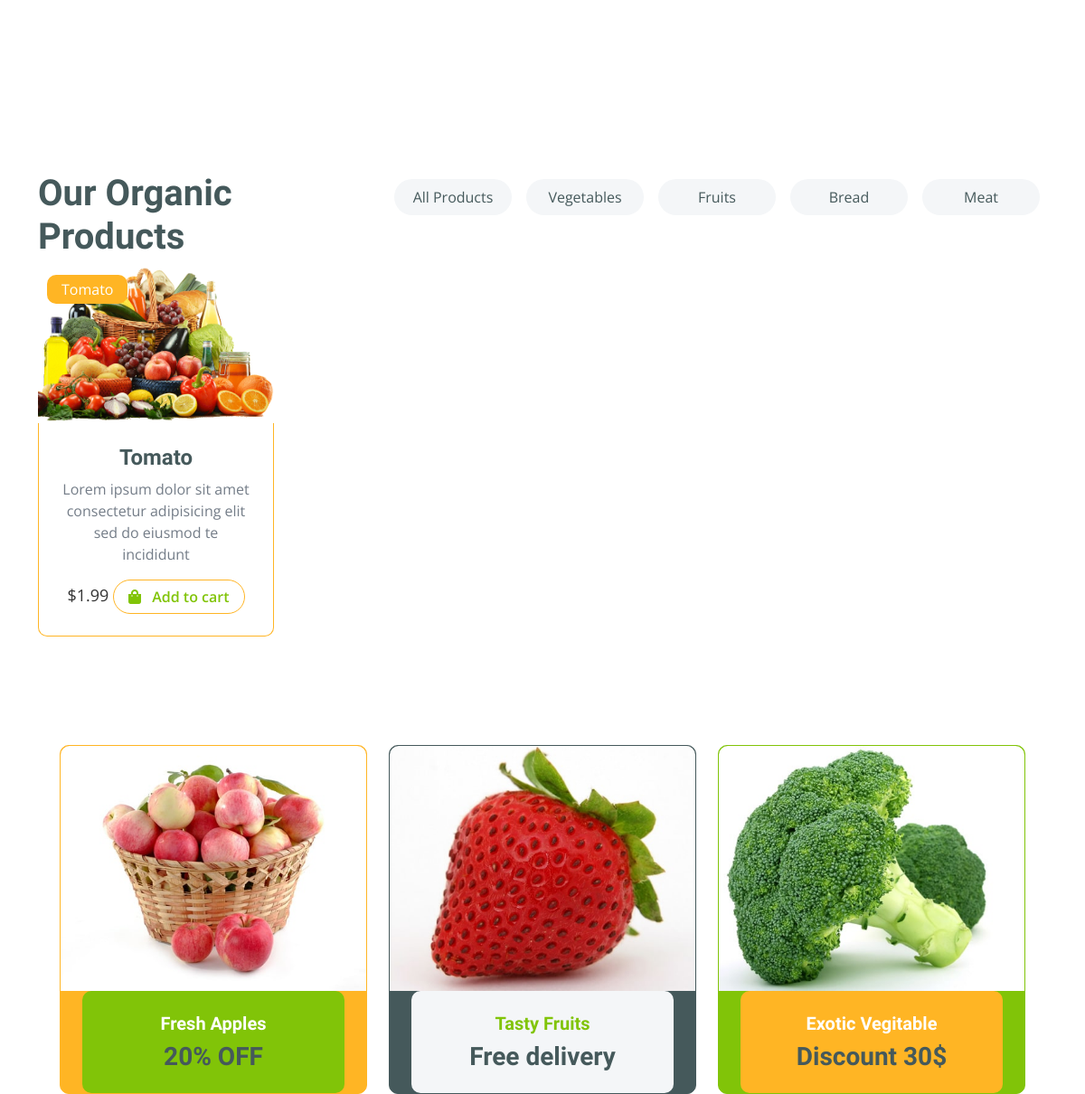
/ (middle part), run on an earlier commit of the app's database.
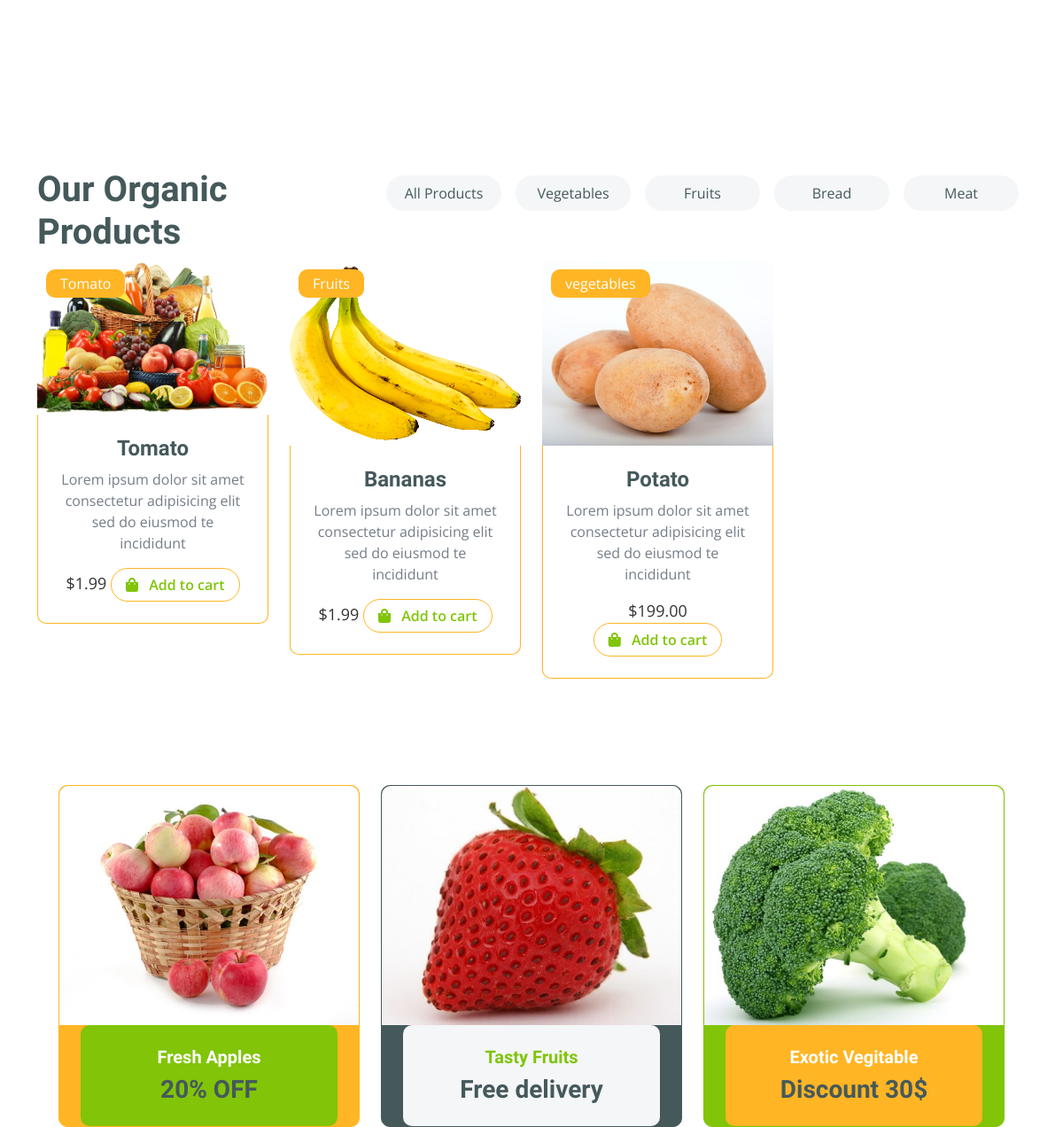
And on a later commit of the database.
### core/models.py (models this page shows, shortened)
class Product(models.Model):
    pid = ShortUUIDField(unique=True, length=10,max_length=20,prefix="cat",alphabet="sbjahdnck")
    title = models.CharField(max_length=100,default="Tomato")
    image = models.ImageField(upload_to=user_directory_path, default="vegetable-item-1.jpg")
    description = models.TextField(null=True, blank=True, default="This is the product")
    user = models.ForeignKey(User,on_delete=models.SET_NULL,null=True)
    category = models.ForeignKey(Category,on_delete=models.SET_NULL,null=True,related_name="category")
    price = models.DecimalField(max_digits=9999999999,decimal_places=2,default=1.99)
    old_price = models.DecimalField(max_digits=9999999999,decimal_places=2,default=1.99)
    specifications = models.TextField(null=True, blank=True)
    product_status = models.CharField(choices=STATUS, max_length=10,default="in_review")
    status = models.BooleanField(default=True)
    in_stock = models.BooleanField(default=True)
    featured = models.BooleanField(default=True)
    digital = models.BooleanField(default=True)
    sku = ShortUUIDField(unique=True, length=4, max_length=10, prefix = "sku", alphabet = "1234567890")
    date = models.DateTimeField(auto_now_add=True)
    updated = models.DateTimeField(null=True, blank=True)
    class Meta:
        verbose_name_plural = "Products"

class Category(models.Model):
    cid = ShortUUIDField(unique=True, length=10,max_length=20,prefix="cat",alphabet="sbjahdnck")
    title = models.CharField(max_length=100)
    image = models.ImageField(upload_to="category")
    class Meta:
        verbose_name_plural = "categories"
    def __str__(self):
       return self.title

### core/views.py (the view)
# urls.py: path("", views.index, name='index'),
def index(request):
    products = Product.objects.filter(product_status="published",featured=True)
    context = {
        "products":products
    }
    return  render(request,"core/index.html",context)

### templates/core/index.html (shortened to what the changed rows need)
{% extends 'partials/base.html'%}
{%load static %}
{% block content %}
        <div class="container-fluid fruite py-5">
            <div class="container py-5">
                <div class="tab-class text-center">
                    <div class="row g-4">
                        <div class="col-lg-4 text-start">
                            <h1>Our Organic Products</h1>
                        </div>
                    </div>
                    <div class="tab-content">
                        <div id="tab-1" class="tab-pane fade show p-0 active">
                            <div class="row g-4">
                                <div class="col-lg-12">
                                    <div class="row g-4">
                                        {% for p in products %}
                                        <div class="col-md-6 col-lg-4 col-xl-3">
                                            <div class="rounded position-relative fruite-item">
                                                <div class="fruite-img">
                                                    <img src="{{p.image.url}}" class="img-fluid w-100 rounded-top" alt="">
                                                </div>
                                                <div class="text-white bg-secondary px-3 py-1 rounded position-absolute" style="top: 10px; left: 10px;">{{p.category}}</div>
                                                <div class="p-4 border border-secondary border-top-0 rounded-bottom">
                                                    <h4>{{p.title}}</h4>
                                                    <p>Lorem ipsum dolor sit amet consectetur adipisicing elit sed do eiusmod te incididunt</p>
                                                    <div class="product-price">
                                                      <span>${{p.price}}</span>
                                                        <a href="#" class="btn border border-secondary rounded-pill px-3 text-primary"><i class="fa fa-shopping-bag me-2 text-primary"></i> Add to cart</a>
                                                    </div>
                                                </div>
                                            </div>
                                        </div>
                                        {% endfor %}
{% endblock content %}

What changed in the data, as far as the page shows it:
added Product: image (picture), category "Fruits", title "Bananas", price "1.99"
added Product: image (picture), category "vegetables", title "Potato", price "199.00"
